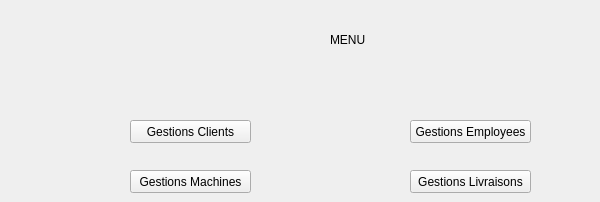
   <widget class="QWidget" name="page">
    <widget class="QPushButton" name="pushButton_11">
     <property name="geometry">
      <rect>
       <x>410</x>
       <y>120</y>
       <width>121</width>
       <height>23</height>
      </rect>
     </property>
     <property name="text">
      <string>Gestions Employees</string>
     </property>
    </widget>
    <widget class="QPushButton" name="pushButton_12">
     <property name="geometry">
      <rect>
       <x>130</x>
       <y>170</y>
       <width>121</width>
       <height>23</height>
      </rect>
     </property>
     <property name="text">
      <string>Gestions Machines</string>
     </property>
    </widget>
    <widget class="QPushButton" name="pushButton_9">
     <property name="geometry">
      <rect>
       <x>130</x>
       <y>120</y>
       <width>121</width>
       <height>23</height>
      </rect>
     </property>
     <property name="text">
      <string>Gestions Clients</string>
     </property>
    </widget>
    <widget class="QPushButton" name="pushButton_livraison">
     <property name="geometry">
      <rect>
       <x>410</x>
       <y>170</y>
       <width>121</width>
       <height>23</height>
      </rect>
     </property>
     <property name="text">
      <string>Gestions Livraisons</string>
     </property>
    </widget>
    <widget class="QLabel" name="label_82">
     <property name="geometry">
      <rect>
       <x>330</x>
       <y>30</y>
       <width>261</width>
       <height>20</height>
      </rect>
     </property>
     <property name="text">
      <string>MENU </string>
     </property>
    </widget>
   </widget>
